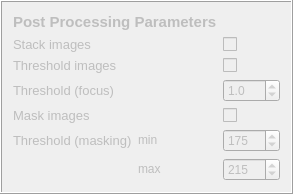
     <widget class="QFrame" name="frame_post_processing">
      <property name="enabled">
       <bool>true</bool>
      </property>
      <property name="frameShape">
       <enum>QFrame::Box</enum>
      </property>
      <property name="frameShadow">
       <enum>QFrame::Raised</enum>
      </property>
      <layout class="QGridLayout" name="gridLayout_5">
       <item row="5" column="2">
        <widget class="QSpinBox" name="spinBox_thresholdMin">
         <property name="enabled">
          <bool>false</bool>
         </property>
         <property name="font">
          <font>
           <pointsize>9</pointsize>
           <weight>50</weight>
           <bold>false</bold>
          </font>
         </property>
         <property name="maximum">
          <number>254</number>
         </property>
         <property name="value">
          <number>175</number>
         </property>
        </widget>
       </item>
       <item row="5" column="0">
        <widget class="QLabel" name="label_thresholdMasking">
         <property name="enabled">
          <bool>false</bool>
         </property>
         <property name="font">
          <font>
           <pointsize>10</pointsize>
           <weight>50</weight>
           <bold>false</bold>
          </font>
         </property>
         <property name="text">
          <string>Threshold (masking)</string>
         </property>
        </widget>
       </item>
       <item row="4" column="0">
        <widget class="QLabel" name="label_maskImages">
         <property name="enabled">
          <bool>false</bool>
         </property>
         <property name="font">
          <font>
           <pointsize>10</pointsize>
           <weight>50</weight>
           <bold>false</bold>
          </font>
         </property>
         <property name="text">
          <string>Mask images</string>
         </property>
        </widget>
       </item>
       <item row="3" column="0">
        <widget class="QLabel" name="label_thresholdFocus">
         <property name="enabled">
          <bool>false</bool>
         </property>
         <property name="font">
          <font>
           <pointsize>10</pointsize>
           <weight>50</weight>
           <bold>false</bold>
          </font>
         </property>
         <property name="text">
          <string>Threshold (focus)</string>
         </property>
        </widget>
       </item>
       <item row="1" column="0">
        <widget class="QLabel" name="label_stackImages">
         <property name="enabled">
          <bool>false</bool>
         </property>
         <property name="font">
          <font>
           <pointsize>10</pointsize>
           <weight>50</weight>
           <bold>false</bold>
          </font>
         </property>
         <property name="text">
          <string>Stack images</string>
         </property>
        </widget>
       </item>
       <item row="5" column="1">
        <widget class="QLabel" name="label_thresholdMaskingMin">
         <property name="enabled">
          <bool>false</bool>
         </property>
         <property name="maximumSize">
          <size>
           <width>16777215</width>
           <height>20</height>
          </size>
         </property>
         <property name="text">
          <string>min</string>
         </property>
        </widget>
       </item>
       <item row="2" column="0">
        <widget class="QLabel" name="label_threshold">
         <property name="enabled">
          <bool>false</bool>
         </property>
         <property name="maximumSize">
          <size>
           <width>16777215</width>
           <height>16777215</height>
          </size>
         </property>
         <property name="font">
          <font>
           <pointsize>10</pointsize>
           <weight>50</weight>
           <bold>false</bold>
          </font>
         </property>
         <property name="text">
          <string>Threshold images</string>
         </property>
        </widget>
       </item>
       <item row="6" column="1">
        <widget class="QLabel" name="label_thresholdMaskingMax">
         <property name="enabled">
          <bool>false</bool>
         </property>
         <property name="maximumSize">
          <size>
           <width>16777215</width>
           <height>20</height>
          </size>
         </property>
         <property name="text">
          <string>max</string>
         </property>
        </widget>
       </item>
       <item row="0" column="0" colspan="2">
        <widget class="QLabel" name="label_postProcessParam">
         <property name="enabled">
          <bool>false</bool>
         </property>
         <property name="maximumSize">
          <size>
           <width>16777215</width>
           <height>30</height>
          </size>
         </property>
         <property name="font">
          <font>
           <pointsize>11</pointsize>
           <weight>75</weight>
           <bold>true</bold>
          </font>
         </property>
         <property name="text">
          <string>Post Processing Parameters</string>
         </property>
        </widget>
       </item>
       <item row="6" column="2">
        <widget class="QSpinBox" name="spinBox_thresholdMax">
         <property name="enabled">
          <bool>false</bool>
         </property>
         <property name="font">
          <font>
           <pointsize>9</pointsize>
           <weight>50</weight>
           <bold>false</bold>
          </font>
         </property>
         <property name="maximum">
          <number>254</number>
         </property>
         <property name="value">
          <number>215</number>
         </property>
        </widget>
       </item>
       <item row="4" column="2">
        <widget class="QCheckBox" name="checkBox_maskImages">
         <property name="enabled">
          <bool>false</bool>
         </property>
         <property name="font">
          <font>
           <pointsize>10</pointsize>
           <weight>50</weight>
           <bold>false</bold>
          </font>
         </property>
         <property name="text">
          <string/>
         </property>
        </widget>
       </item>
       <item row="3" column="2">
        <widget class="QDoubleSpinBox" name="doubleSpinBox_threshold">
         <property name="enabled">
          <bool>false</bool>
         </property>
         <property name="font">
          <font>
           <pointsize>9</pointsize>
           <weight>50</weight>
           <bold>false</bold>
          </font>
         </property>
         <property name="decimals">
          <number>1</number>
         </property>
         <property name="maximum">
          <double>500.000000000000000</double>
         </property>
         <property name="value">
          <double>1.000000000000000</double>
         </property>
        </widget>
       </item>
       <item row="2" column="2">
        <widget class="QCheckBox" name="checkBox_threshold">
         <property name="enabled">
          <bool>false</bool>
         </property>
         <property name="text">
          <string/>
         </property>
        </widget>
       </item>
       <item row="1" column="2">
        <widget class="QCheckBox" name="checkBox_stackImages">
         <property name="enabled">
          <bool>false</bool>
         </property>
         <property name="font">
          <font>
           <pointsize>10</pointsize>
           <weight>50</weight>
           <bold>false</bold>
          </font>
         </property>
         <property name="text">
          <string/>
         </property>
        </widget>
       </item>
      </layout>
     </widget>
